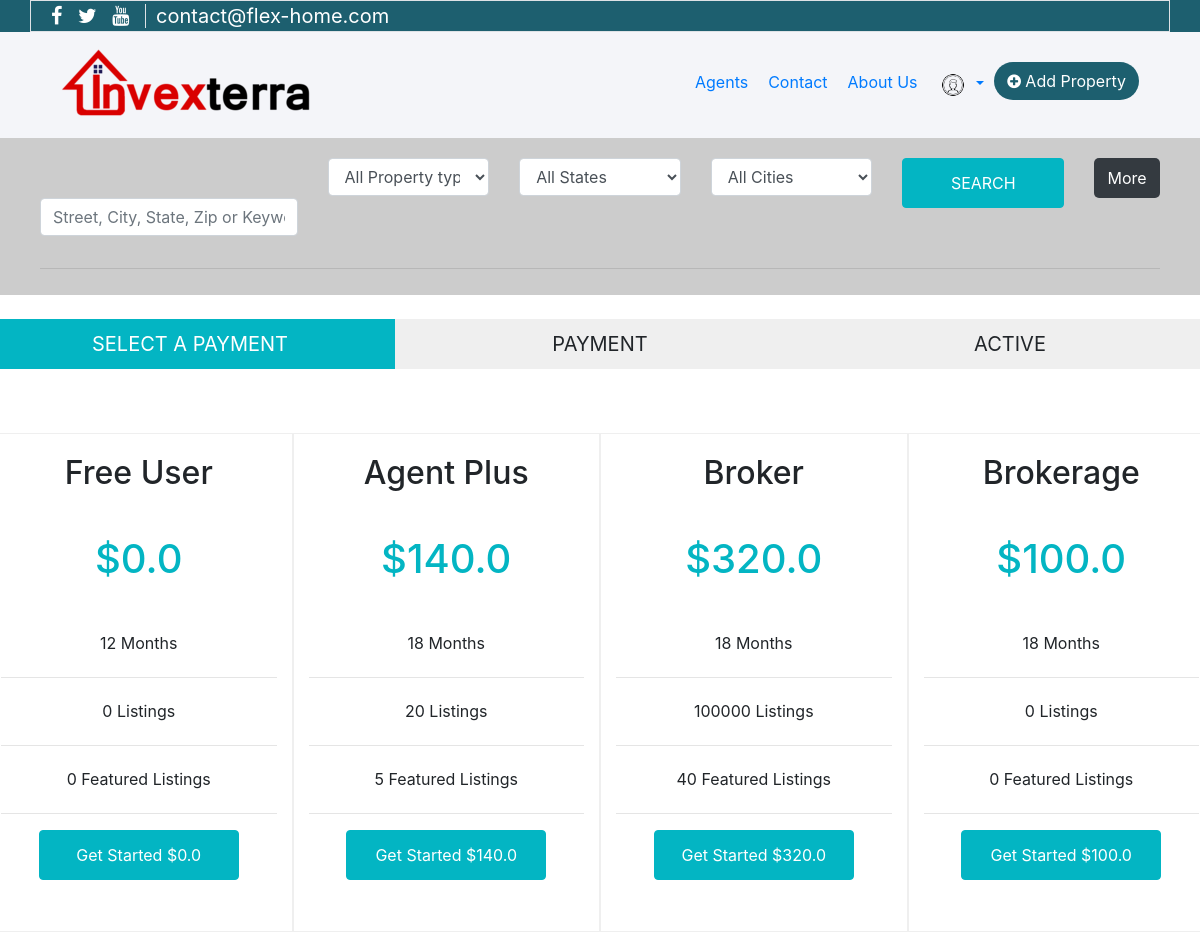
Page /package-list/ (signed in) on the committed database.
### app/models.py (models this page shows)
class AccountType(models.Model):
    title = models.CharField(max_length=150, null=False)
    price = models.CharField(max_length=150, null=False)
    months = models.IntegerField(null=False)
    listing = models.IntegerField(null=False)
    featured_listings = models.IntegerField(null=False)

### app/views.py (the view)
# urls.py: url(r'^package-list/', views.package_list, name="package-list"),
def package_list(request):
    if 'logged_in' in request.session:
        packages = AccountType.objects.all()
        return render(request, 'package-list.html',{'packages':packages})
    else:
        return redirect('signup')

### app/templates/package-list.html (shortened to what this page needs)
{% include './includes/header.html' %}
{% load static %}
<link rel="stylesheet" href="https://stackpath.bootstrapcdn.com/font-awesome/4.7.0/css/font-awesome.min.css">
<br>
<div class="row ">
    <div class="col-md-4 package-header active-link"><div class="inner-text">SELECT A PAYMENT</div></div>
    <div class="col-md-4 package-header"><div class="inner-text">PAYMENT</div></div>
    <div class="col-md-4 package-header"><div class="inner-text">ACTIVE</div></div>
</div>
<br>
<div class="row">
    {% for p in packages %}
    <div class="col-md-3 package-list"><h2>{{p.title}}</h2><br> <div><h1>${{p.price}}</h1></div><br><div>{{p.months}} Months</div><hr><div>{{p.listing}} Listings</div><hr><div>{{p.featured_listings}} Featured Listings</div><hr><div><form action="{% url 'checkout' %}" method="POST">{% csrf_token %}<input type="hidden" name="price" value={{p.id}}><button type="submit" class="btn btn-primary">Get Started ${{p.price}}</button></form></div><br></div>
    {% endfor %}
</div>
</body>
</html>

### app/templates/package-list.html (style rules this page uses)
.package-header { height:50px; background:#efefef; text-align:center; font-size:20px; }
.active-link { background:#03b5c3; color:white; }
.inner-text { margin-top:10px; }
.package-list { text-align:center; border:1px solid #efefef; padding-top:20px; line-height:35px; }
div h1 { color:#03b5c3; }
.btn-primary { color:white; background-color:#03b5c3; border:1px solid #03b5c3; height:50px; width:200px; padding:10px; }
.col-md-3 { margin-top:40px; }

### rows in the picture
AccountType: title "Free User", price "0.0", months "12", listing "0", featured_listings "0"
AccountType: title "Agent Plus", price "140.0", months "18", listing "20", featured_listings "5"
AccountType: title "Broker", price "320.0", months "18", listing "100000", featured_listings "40"
AccountType: title "Brokerage", price "100.0", months "18", listing "0", featured_listings "0"
